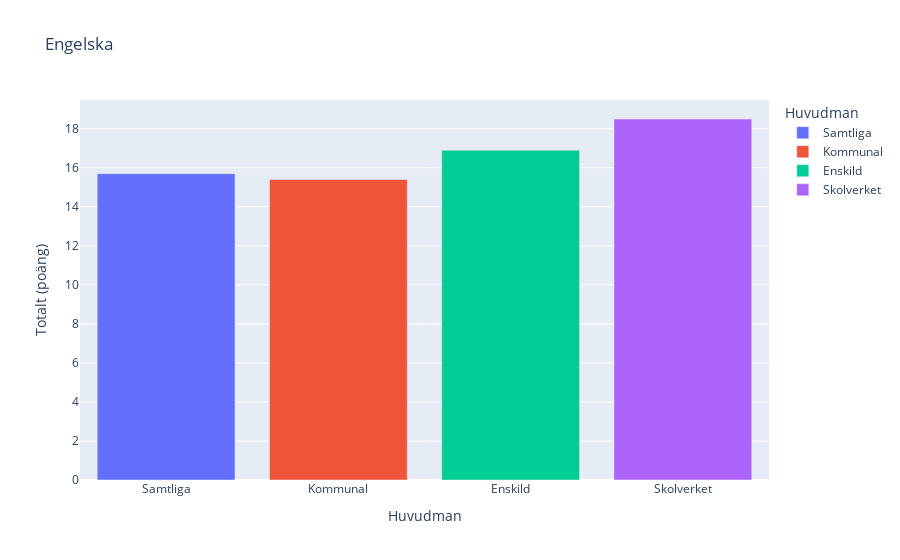
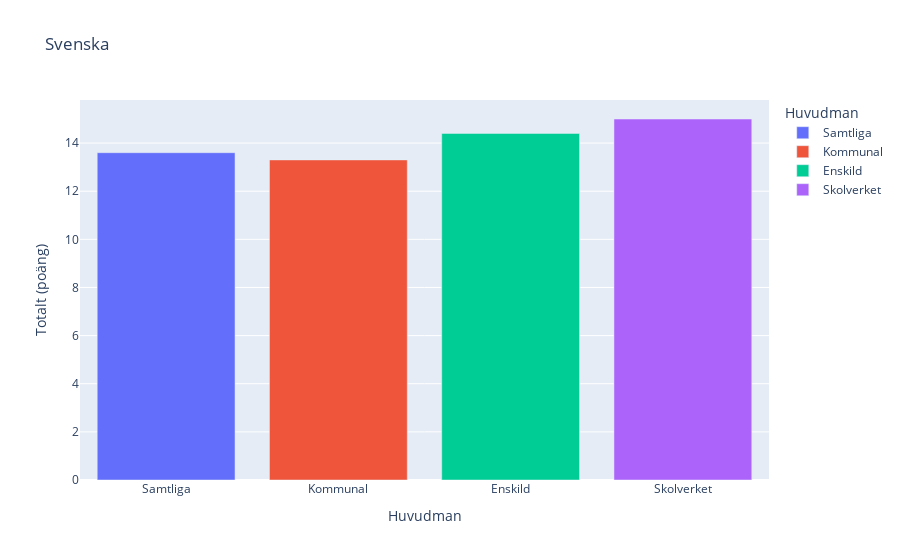
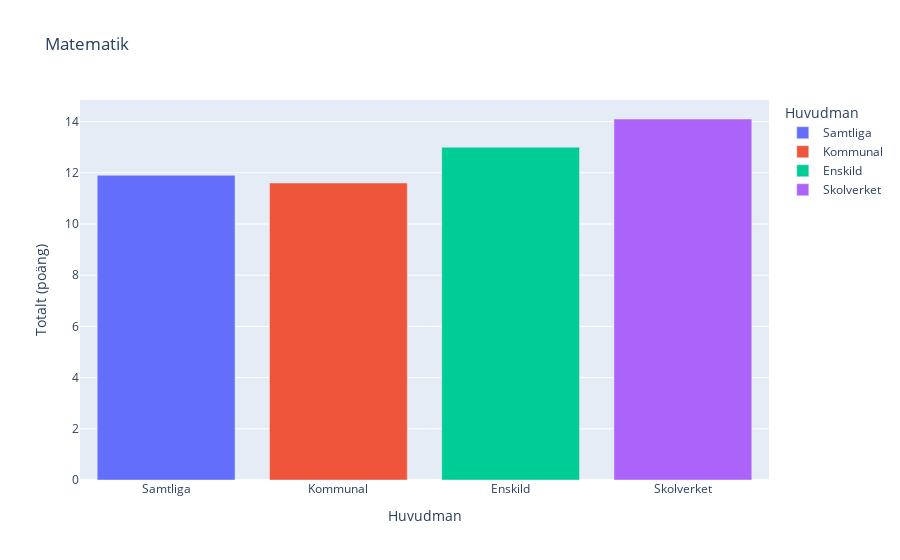
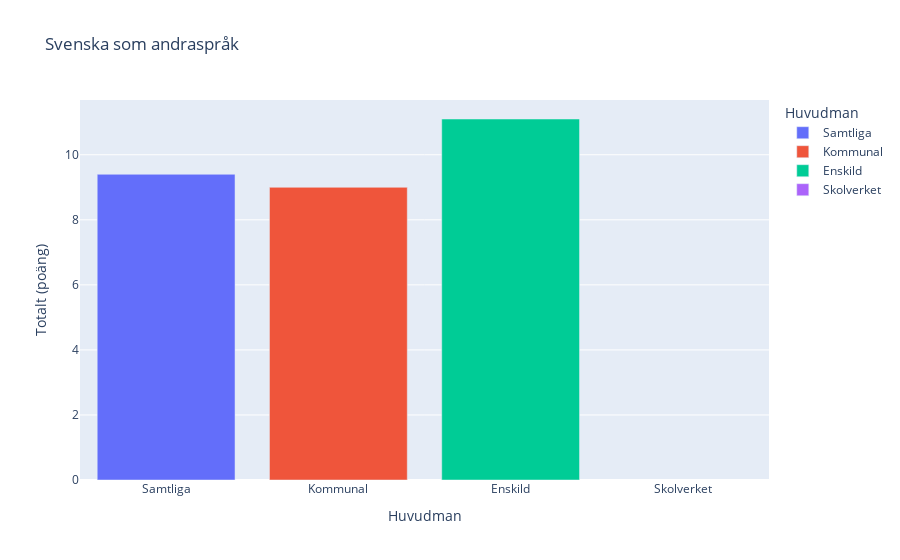

Notebook cell for these charts, in order:
### Markdown cell above
### Uppgift 1b,
- Plot bar charts for each of the 3 'Huvudman' and subplots for each of the main subjects:
    - English
    - Matematik
    - Svenska
    - Svenska som andraspråk

### Code cell
import os

#save each df as the name of its subject
dfs = [
    (df_engelska,"Engelska"),
     (df_svenska,"Svenska"),
     (df_matematik, "Matematik"),
     (df_svenska_2, "Svenska som andraspråk")
]

#create path for saving HTML files in visualiseringar-folder
output_folder = 'Visualiseringar'

#loop for plotting each of the 4 subjects into subplots with bars for each 'Huvudman'
for df, subject in dfs:
    bar_fig = px.bar(df,
                 x= "Huvudman",
                 y="Totalt (poäng)",
                 title=subject,
                 color="Huvudman")
    
    bar_fig.show()
    
    html_path = os.path.join(output_folder, f"NP resultat i {subject}.html")

    bar_fig.write_html(html_path)

    print(f"Saved {subject} Plotly as HTML to {html_path}")

### Figure 1 — Plotly figure (JSON) as saved in the notebook; plotly's stock layout.template omitted (floating-point values rounded to 4 significant figures)
{"data": [{"hovertemplate": "Huvudman=%{x}<br>Totalt (poäng)=%{y}<extra></extra>", "legendgroup": "Samtliga", "marker": {"color": "#636efa", "pattern": {"shape": ""}}, "name": "Samtliga", "orientation": "v", "showlegend": true, "textposition": "auto", "type": "bar", "x": ["Samtliga"], "xaxis": "x", "y": [15.7], "yaxis": "y"}, {"hovertemplate": "Huvudman=%{x}<br>Totalt (poäng)=%{y}<extra></extra>", "legendgroup": "Kommunal", "marker": {"color": "#EF553B", "pattern": {"shape": ""}}, "name": "Kommunal", "orientation": "v", "showlegend": true, "textposition": "auto", "type": "bar", "x": ["Kommunal"], "xaxis": "x", "y": [15.4], "yaxis": "y"}, {"hovertemplate": "Huvudman=%{x}<br>Totalt (poäng)=%{y}<extra></extra>", "legendgroup": "Enskild", "marker": {"color": "#00cc96", "pattern": {"shape": ""}}, "name": "Enskild", "orientation": "v", "showlegend": true, "textposition": "auto", "type": "bar", "x": ["Enskild"], "xaxis": "x", "y": [16.9], "yaxis": "y"}, {"hovertemplate": "Huvudman=%{x}<br>Totalt (poäng)=%{y}<extra></extra>", "legendgroup": "Skolverket", "marker": {"color": "#ab63fa", "pattern": {"shape": ""}}, "name": "Skolverket", "orientation": "v", "showlegend": true, "textposition": "auto", "type": "bar", "x": ["Skolverket"], "xaxis": "x", "y": [18.5], "yaxis": "y"}], "layout": {"barmode": "relative", "legend": {"title": {"text": "Huvudman"}, "tracegroupgap": 0}, "title": {"text": "Engelska"}, "xaxis": {"anchor": "y", "categoryarray": ["Samtliga", "Kommunal", "Enskild", "Skolverket"], "categoryorder": "array", "domain": [0, 1], "title": {"text": "Huvudman"}}, "yaxis": {"anchor": "x", "domain": [0, 1], "title": {"text": "Totalt (poäng)"}}}}

### Figure 2 — Plotly figure (JSON) as saved in the notebook; plotly's stock layout.template omitted (floating-point values rounded to 4 significant figures)
{"data": [{"hovertemplate": "Huvudman=%{x}<br>Totalt (poäng)=%{y}<extra></extra>", "legendgroup": "Samtliga", "marker": {"color": "#636efa", "pattern": {"shape": ""}}, "name": "Samtliga", "orientation": "v", "showlegend": true, "textposition": "auto", "type": "bar", "x": ["Samtliga"], "xaxis": "x", "y": [13.6], "yaxis": "y"}, {"hovertemplate": "Huvudman=%{x}<br>Totalt (poäng)=%{y}<extra></extra>", "legendgroup": "Kommunal", "marker": {"color": "#EF553B", "pattern": {"shape": ""}}, "name": "Kommunal", "orientation": "v", "showlegend": true, "textposition": "auto", "type": "bar", "x": ["Kommunal"], "xaxis": "x", "y": [13.3], "yaxis": "y"}, {"hovertemplate": "Huvudman=%{x}<br>Totalt (poäng)=%{y}<extra></extra>", "legendgroup": "Enskild", "marker": {"color": "#00cc96", "pattern": {"shape": ""}}, "name": "Enskild", "orientation": "v", "showlegend": true, "textposition": "auto", "type": "bar", "x": ["Enskild"], "xaxis": "x", "y": [14.4], "yaxis": "y"}, {"hovertemplate": "Huvudman=%{x}<br>Totalt (poäng)=%{y}<extra></extra>", "legendgroup": "Skolverket", "marker": {"color": "#ab63fa", "pattern": {"shape": ""}}, "name": "Skolverket", "orientation": "v", "showlegend": true, "textposition": "auto", "type": "bar", "x": ["Skolverket"], "xaxis": "x", "y": [15], "yaxis": "y"}], "layout": {"barmode": "relative", "legend": {"title": {"text": "Huvudman"}, "tracegroupgap": 0}, "title": {"text": "Svenska"}, "xaxis": {"anchor": "y", "categoryarray": ["Samtliga", "Kommunal", "Enskild", "Skolverket"], "categoryorder": "array", "domain": [0, 1], "title": {"text": "Huvudman"}}, "yaxis": {"anchor": "x", "domain": [0, 1], "title": {"text": "Totalt (poäng)"}}}}

### Figure 3 — Plotly figure (JSON) as saved in the notebook; plotly's stock layout.template omitted (floating-point values rounded to 4 significant figures)
{"data": [{"hovertemplate": "Huvudman=%{x}<br>Totalt (poäng)=%{y}<extra></extra>", "legendgroup": "Samtliga", "marker": {"color": "#636efa", "pattern": {"shape": ""}}, "name": "Samtliga", "orientation": "v", "showlegend": true, "textposition": "auto", "type": "bar", "x": ["Samtliga"], "xaxis": "x", "y": [11.9], "yaxis": "y"}, {"hovertemplate": "Huvudman=%{x}<br>Totalt (poäng)=%{y}<extra></extra>", "legendgroup": "Kommunal", "marker": {"color": "#EF553B", "pattern": {"shape": ""}}, "name": "Kommunal", "orientation": "v", "showlegend": true, "textposition": "auto", "type": "bar", "x": ["Kommunal"], "xaxis": "x", "y": [11.6], "yaxis": "y"}, {"hovertemplate": "Huvudman=%{x}<br>Totalt (poäng)=%{y}<extra></extra>", "legendgroup": "Enskild", "marker": {"color": "#00cc96", "pattern": {"shape": ""}}, "name": "Enskild", "orientation": "v", "showlegend": true, "textposition": "auto", "type": "bar", "x": ["Enskild"], "xaxis": "x", "y": [13], "yaxis": "y"}, {"hovertemplate": "Huvudman=%{x}<br>Totalt (poäng)=%{y}<extra></extra>", "legendgroup": "Skolverket", "marker": {"color": "#ab63fa", "pattern": {"shape": ""}}, "name": "Skolverket", "orientation": "v", "showlegend": true, "textposition": "auto", "type": "bar", "x": ["Skolverket"], "xaxis": "x", "y": [14.1], "yaxis": "y"}], "layout": {"barmode": "relative", "legend": {"title": {"text": "Huvudman"}, "tracegroupgap": 0}, "title": {"text": "Matematik"}, "xaxis": {"anchor": "y", "categoryarray": ["Samtliga", "Kommunal", "Enskild", "Skolverket"], "categoryorder": "array", "domain": [0, 1], "title": {"text": "Huvudman"}}, "yaxis": {"anchor": "x", "domain": [0, 1], "title": {"text": "Totalt (poäng)"}}}}

### Figure 4 — Plotly figure (JSON) as saved in the notebook; plotly's stock layout.template omitted (floating-point values rounded to 4 significant figures)
{"data": [{"hovertemplate": "Huvudman=%{x}<br>Totalt (poäng)=%{y}<extra></extra>", "legendgroup": "Samtliga", "marker": {"color": "#636efa", "pattern": {"shape": ""}}, "name": "Samtliga", "orientation": "v", "showlegend": true, "textposition": "auto", "type": "bar", "x": ["Samtliga"], "xaxis": "x", "y": [9.4], "yaxis": "y"}, {"hovertemplate": "Huvudman=%{x}<br>Totalt (poäng)=%{y}<extra></extra>", "legendgroup": "Kommunal", "marker": {"color": "#EF553B", "pattern": {"shape": ""}}, "name": "Kommunal", "orientation": "v", "showlegend": true, "textposition": "auto", "type": "bar", "x": ["Kommunal"], "xaxis": "x", "y": [9], "yaxis": "y"}, {"hovertemplate": "Huvudman=%{x}<br>Totalt (poäng)=%{y}<extra></extra>", "legendgroup": "Enskild", "marker": {"color": "#00cc96", "pattern": {"shape": ""}}, "name": "Enskild", "orientation": "v", "showlegend": true, "textposition": "auto", "type": "bar", "x": ["Enskild"], "xaxis": "x", "y": [11.1], "yaxis": "y"}, {"hovertemplate": "Huvudman=%{x}<br>Totalt (poäng)=%{y}<extra></extra>", "legendgroup": "Skolverket", "marker": {"color": "#ab63fa", "pattern": {"shape": ""}}, "name": "Skolverket", "orientation": "v", "showlegend": true, "textposition": "auto", "type": "bar", "x": ["Skolverket"], "xaxis": "x", "y": [".."], "yaxis": "y"}], "layout": {"barmode": "relative", "legend": {"title": {"text": "Huvudman"}, "tracegroupgap": 0}, "title": {"text": "Svenska som andraspråk"}, "xaxis": {"anchor": "y", "categoryarray": ["Samtliga", "Kommunal", "Enskild", "Skolverket"], "categoryorder": "array", "domain": [0, 1], "title": {"text": "Huvudman"}}, "yaxis": {"anchor": "x", "domain": [0, 1], "title": {"text": "Totalt (poäng)"}}}}
